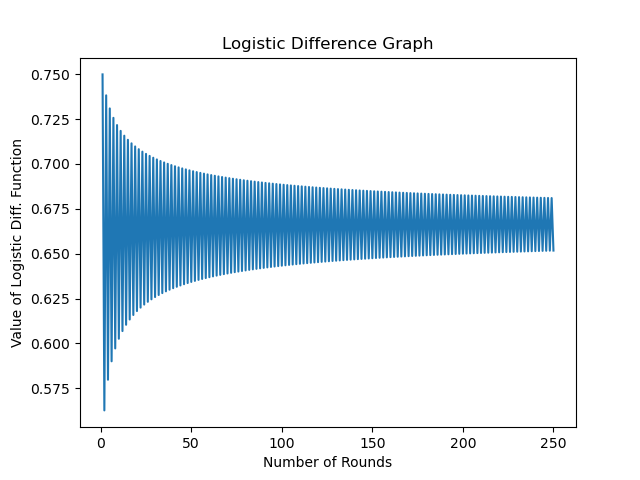

Write the Python code that produced this figure.
# Plotting Chaos: To plot the logistic difference equation
# Equation >> f(x+1) = l*f(x)*(1-f(x))

# Importing libraries
import matplotlib.pyplot as plt
import random

# Function calculating the function values using recursion


def recursion(x0, dict, l, r):
    global n
    x1 = x0*l*(1-x0)
    if n <= r:
        dict[n] = x1  # Saving the key and values in dictionary >> dict(1) = f
        n += 1
        return recursion(x1, dict, l, r)
    else:
        return

# Outer function


def check(x0, l, r):
    global n
    dict = {}  # initialising dictionary which saves function values
    recursion(x0, dict, l, r)
    return dict


x0 = random.uniform(0, 1)  # x0 is the initial random value between 0 and 1
l = random.uniform(0, 4)  # l is the constant random value between 0 and 4

# Exception Handling for number of rounds

while True:
    try:
        r = int(input("Enter the number of rounds: "))
        break
    except ValueError:
        print("Enter a valid number.")

# To check which intial values were assumed

print(f'Value of Constant is  {l} and initial random value is {x0}')

global n
n = 1


x = check(x0, l, r)  # calling the outer function

# Sorting the dictionary for their key values
lists = sorted(x.items())
x_val, function_val = zip(*lists)

# Plotting the Values
plt.plot(x_val, function_val)
plt.title('Logistic Difference Graph')
plt.xlabel('Number of Rounds')
plt.ylabel('Value of Logistic Diff. Function')
plt.show()
